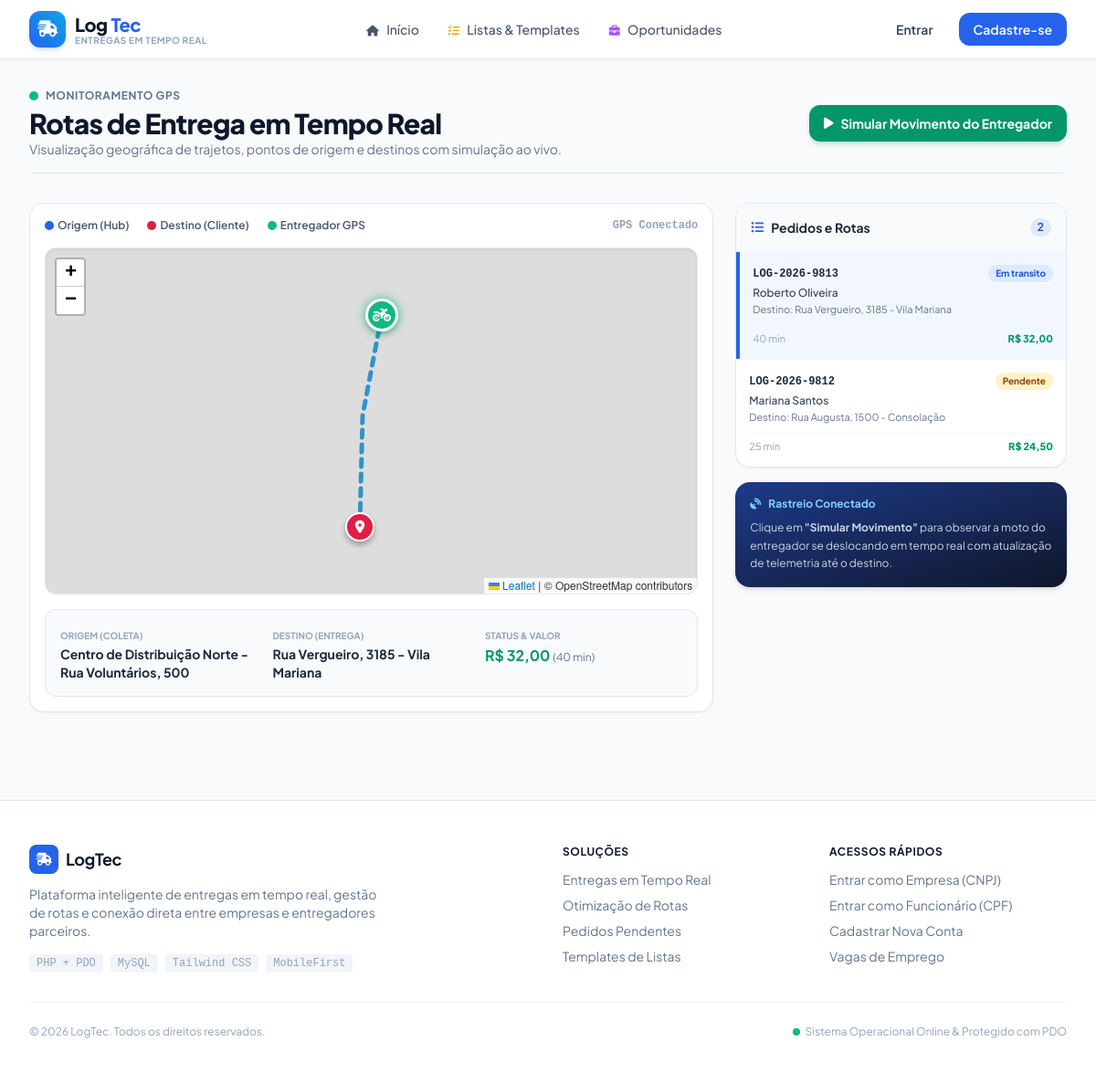
The app's page /rotas.php with its own data.
### tables this page shows
CREATE TABLE IF NOT EXISTS `pedidos` (
    `id` INT AUTO_INCREMENT PRIMARY KEY,
    `empresa_id` INT NOT NULL,
    `usuario_id` INT DEFAULT NULL,
    `codigo_rastreio` VARCHAR(20) NOT NULL UNIQUE,
    `cliente_nome` VARCHAR(150) NOT NULL,
    `cliente_telefone` VARCHAR(20) NOT NULL,
    `origem_endereco` VARCHAR(255) NOT NULL,
    `origem_lat` DECIMAL(10, 8) DEFAULT -23.550520,
    `origem_lng` DECIMAL(11, 8) DEFAULT -46.633308,
    `destino_endereco` VARCHAR(255) NOT NULL,
    `destino_lat` DECIMAL(10, 8) DEFAULT -23.561414,
    `destino_lng` DECIMAL(11, 8) DEFAULT -46.655881,
    `descricao_itens` TEXT NOT NULL,
    `valor_frete` DECIMAL(10, 2) NOT NULL DEFAULT 18.50,
    `prazo_estimado` VARCHAR(50) DEFAULT '35 min',
    `status` ENUM('pendente', 'em_transito', 'entregue', 'cancelado') DEFAULT 'pendente',
    `criado_em` TIMESTAMP DEFAULT CURRENT_TIMESTAMP,
    `atualizado_em` TIMESTAMP DEFAULT CURRENT_TIMESTAMP ON UPDATE CURRENT_TIMESTAMP,
    CONSTRAINT `fk_pedidos_empresa` FOREIGN KEY (`empresa_id`) REFERENCES `empresas`(`id`) ON DELETE CASCADE,
    CONSTRAINT `fk_pedidos_usuario` FOREIGN KEY (`usuario_id`) REFERENCES `usuarios`(`id`) ON DELETE SET NULL
);

### bd.php (called while the page is built, shortened)
<?php
function getDB() {
    static $pdo = null;
    if ($pdo === null) {
        $dsn = "mysql:host=" . DB_HOST . ";port=" . DB_PORT . ";dbname=" . DB_NAME . ";charset=utf8mb4";
        $options = [
            PDO::ATTR_ERRMODE            => PDO::ERRMODE_EXCEPTION,
            PDO::ATTR_DEFAULT_FETCH_MODE => PDO::FETCH_ASSOC,
            PDO::ATTR_EMULATE_PREPARES   => false,
            PDO::MYSQL_ATTR_INIT_COMMAND => "SET NAMES utf8mb4"
        ];
        try {
            $pdo = new PDO($dsn, DB_USER, DB_PASS, $options);
        } catch (PDOException $e) {
            $sqlitePath = __DIR__ . '/logtec.sqlite';
            $isNewDb = !file_exists($sqlitePath);
            $pdo = new PDO("sqlite:" . $sqlitePath, null, null, [
                PDO::ATTR_ERRMODE            => PDO::ERRMODE_EXCEPTION,
                PDO::ATTR_DEFAULT_FETCH_MODE => PDO::FETCH_ASSOC,
            ]);
            if ($isNewDb) {
                inicializarBancoSQLite($pdo);
            }
        }
    }
    return $pdo;
}
function dbQuery($sql, $params = []) {
    $pdo = getDB();
    $stmt = $pdo->prepare($sql);
    $stmt->execute($params);
    return $stmt;
}
function dbFetchAll($sql, $params = []) {
    return dbQuery($sql, $params)->fetchAll();
}
function dbFetchOne($sql, $params = []) {
    return dbQuery($sql, $params)->fetch();
}

### rotas.php (the view, shortened to what this page needs)
<?php
require_once __DIR__ . '/includes/header.php';
require_once __DIR__ . '/bd.php';
$pedidoIdFoco = intval($_GET['pedido'] ?? 0);
if ($pedidoIdFoco > 0) {
    $pedidoAtivo = dbFetchOne("SELECT p.*, e.nome_fantasia as empresa_nome, u.nome as entregador_nome
                               FROM pedidos p
                               LEFT JOIN empresas e ON p.empresa_id = e.id
                               LEFT JOIN usuarios u ON p.usuario_id = u.id
                               WHERE p.id = ?", [$pedidoIdFoco]);
} else {
    $pedidoAtivo = dbFetchOne("SELECT p.*, e.nome_fantasia as empresa_nome, u.nome as entregador_nome
                               FROM pedidos p
                               LEFT JOIN empresas e ON p.empresa_id = e.id
                               LEFT JOIN usuarios u ON p.usuario_id = u.id
                               WHERE p.status IN ('em_transito', 'pendente')
                               ORDER BY p.id DESC LIMIT 1");
}
$todosPedidos = dbFetchAll("SELECT p.*, e.nome_fantasia as empresa_nome
                            FROM pedidos p
                            LEFT JOIN empresas e ON p.empresa_id = e.id
                            ORDER BY p.id DESC LIMIT 15");
?>
<div class="max-w-7xl mx-auto px-4 sm:px-6 lg:px-8 py-8 space-y-8">
    <div class="flex flex-col sm:flex-row sm:items-center justify-between gap-4 pb-4 border-b border-slate-200">
        <div>
            <div class="flex items-center gap-2">
                <span class="pulse-indicator"></span>
                <span class="text-xs uppercase tracking-wider font-bold text-slate-500">Monitoramento GPS</span>
            </div>
            <h1 class="text-2xl sm:text-3xl font-extrabold text-slate-900 tracking-tight mt-1">
                Rotas de Entrega em Tempo Real
            </h1>
            <p class="text-sm text-slate-500">Visualização geográfica de trajetos, pontos de origem e destinos com simulação ao vivo.</p>
        </div>
        <div class="flex items-center gap-3">
            <button id="btn-simular-movimento" type="button" class="px-4 py-2.5 rounded-xl bg-emerald-600 hover:bg-emerald-700 text-white font-bold text-xs sm:text-sm shadow-md shadow-emerald-600/20 transition flex items-center gap-2">
                <i class="fa-solid fa-play"></i>
                <span>Simular Movimento do Entregador</span>
            </button>
        </div>
    </div>
    <div class="grid grid-cols-1 lg:grid-cols-12 gap-6 items-start">
        <div class="lg:col-span-8 bg-white rounded-2xl border border-slate-200 shadow-sm p-4 space-y-4">
            <div class="flex items-center justify-between">
                <div class="flex items-center gap-2 text-xs font-semibold text-slate-600">
                    <span class="inline-flex items-center gap-1"><span class="w-2.5 h-2.5 rounded-full bg-blue-600"></span> Origem (Hub)</span>
                    <span class="inline-flex items-center gap-1 ml-3"><span class="w-2.5 h-2.5 rounded-full bg-rose-600"></span> Destino (Cliente)</span>
                    <span class="inline-flex items-center gap-1 ml-3"><span class="w-2.5 h-2.5 rounded-full bg-emerald-500"></span> Entregador GPS</span>
                </div>
                <div id="status-simulacao" class="text-xs font-mono font-bold text-slate-400">
                    GPS Conectado
                </div>
            </div>
            <div id="mapa-rotas" class="rounded-xl overflow-hidden border border-slate-200 shadow-inner"></div>
            <?php if ($pedidoAtivo): ?>
                <div class="p-4 bg-slate-50 rounded-xl border border-slate-200 text-xs sm:text-sm grid grid-cols-1 sm:grid-cols-3 gap-4">
                    <div>
                        <span class="text-slate-400 uppercase font-bold text-[10px]">Origem (Coleta)</span>
                        <p class="font-bold text-slate-800"><?= htmlspecialchars($pedidoAtivo['origem_endereco']) ?></p>
                    </div>
                    <div>
                        <span class="text-slate-400 uppercase font-bold text-[10px]">Destino (Entrega)</span>
                        <p class="font-bold text-slate-800"><?= htmlspecialchars($pedidoAtivo['destino_endereco']) ?></p>
                    </div>
                    <div>
                        <span class="text-slate-400 uppercase font-bold text-[10px]">Status & Valor</span>
                        <p class="font-bold text-emerald-600 text-base">
                            R$ <?= number_format($pedidoAtivo['valor_frete'], 2, ',', '.') ?>
                            <span class="text-xs font-normal text-slate-500">(<?= htmlspecialchars($pedidoAtivo['prazo_estimado']) ?>)</span>
                        </p>
                    </div>
                </div>
            <?php endif; ?>
        </div>
        <div class="lg:col-span-4 space-y-4">
            <div class="bg-white rounded-2xl border border-slate-200 shadow-sm overflow-hidden">
                <div class="p-4 border-b border-slate-100 bg-slate-50 flex items-center justify-between">
                    <h3 class="font-bold text-slate-800 text-sm flex items-center gap-2">
                        <i class="fa-solid fa-list-ul text-blue-600"></i> Pedidos e Rotas
                    </h3>
                    <span class="text-xs font-semibold px-2 py-0.5 rounded-full bg-blue-100 text-blue-800">
                        <?= count($todosPedidos) ?>
                    </span>
                </div>
                <div class="divide-y divide-slate-100 max-h-[500px] overflow-y-auto">
                    <?php if (empty($todosPedidos)): ?>
                        <div class="p-6 text-center text-slate-400 text-xs">
                            Nenhum pedido encontrado.
                        </div>
                    <?php else: ?>
                        <?php foreach ($todosPedidos as $p): ?>
                            <?php $isFoco = ($pedidoAtivo && $pedidoAtivo['id'] === $p['id']); ?>
                            <a href="rotas.php?pedido=<?= $p['id'] ?>" class="block p-3.5 transition <?= $isFoco ? 'bg-blue-50/80 border-l-4 border-blue-600' : 'hover:bg-slate-50' ?>">
                                <div class="flex items-center justify-between mb-1">
                                    <span class="text-xs font-mono font-bold text-slate-800"><?= htmlspecialchars($p['codigo_rastreio']) ?></span>
                                    <span class="text-[10px] font-bold px-2 py-0.5 rounded-full <?= $p['status'] === 'em_transito' ? 'bg-blue-100 text-blue-700' : ($p['status'] === 'entregue' ? 'bg-emerald-100 text-emerald-700' : 'bg-amber-100 text-amber-800') ?>">
                                        <?= ucfirst(str_replace('_', ' ', $p['status'])) ?>
                                    </span>
                                </div>
                                <p class="text-xs font-medium text-slate-700 truncate"><?= htmlspecialchars($p['cliente_nome']) ?></p>
                                <p class="text-[11px] text-slate-500 truncate mt-0.5">Destino: <?= htmlspecialchars($p['destino_endereco']) ?></p>
                                <div class="flex items-center justify-between mt-2 pt-1.5 border-t border-slate-100 text-[11px]">
                                    <span class="text-slate-400"><?= htmlspecialchars($p['prazo_estimado']) ?></span>
                                    <span class="font-extrabold text-emerald-600">R$ <?= number_format($p['valor_frete'], 2, ',', '.') ?></span>
                                </div>
                            </a>
                        <?php endforeach; ?>
                    <?php endif; ?>
                </div>
            </div>
            <div class="p-4 bg-gradient-to-br from-blue-900 to-slate-900 text-white rounded-2xl shadow-md text-xs space-y-2">
                <div class="flex items-center gap-2 font-bold text-sky-300">
                    <i class="fa-solid fa-satellite-dish"></i>
                    <span>Rastreio Conectado</span>
                </div>
                <p class="text-slate-300 leading-relaxed">
                    Clique em <strong>"Simular Movimento"</strong> para observar a moto do entregador se deslocando em tempo real com atualização de telemetria até o destino.
                </p>
            </div>
        </div>
    </div>
</div>
<?php require_once __DIR__ . '/includes/footer.php'; ?>

### records on screen
pedidos: origem_endereco "Centro de Distribuição Norte - Rua Voluntários, 500", destino_endereco "Rua Vergueiro, 3185 - Vila Mariana", valor_frete "32,00", prazo_estimado "40 min", codigo_rastreio "LOG-2026-9813", status "Em transito", cliente_nome "Roberto Oliveira"
pedidos: codigo_rastreio "LOG-2026-9812", status "Pendente", cliente_nome "Mariana Santos", destino_endereco "Rua Augusta, 1500 - Consolação", prazo_estimado "25 min", valor_frete "24,50"

### other values on screen
count($todosPedidos) "2"
